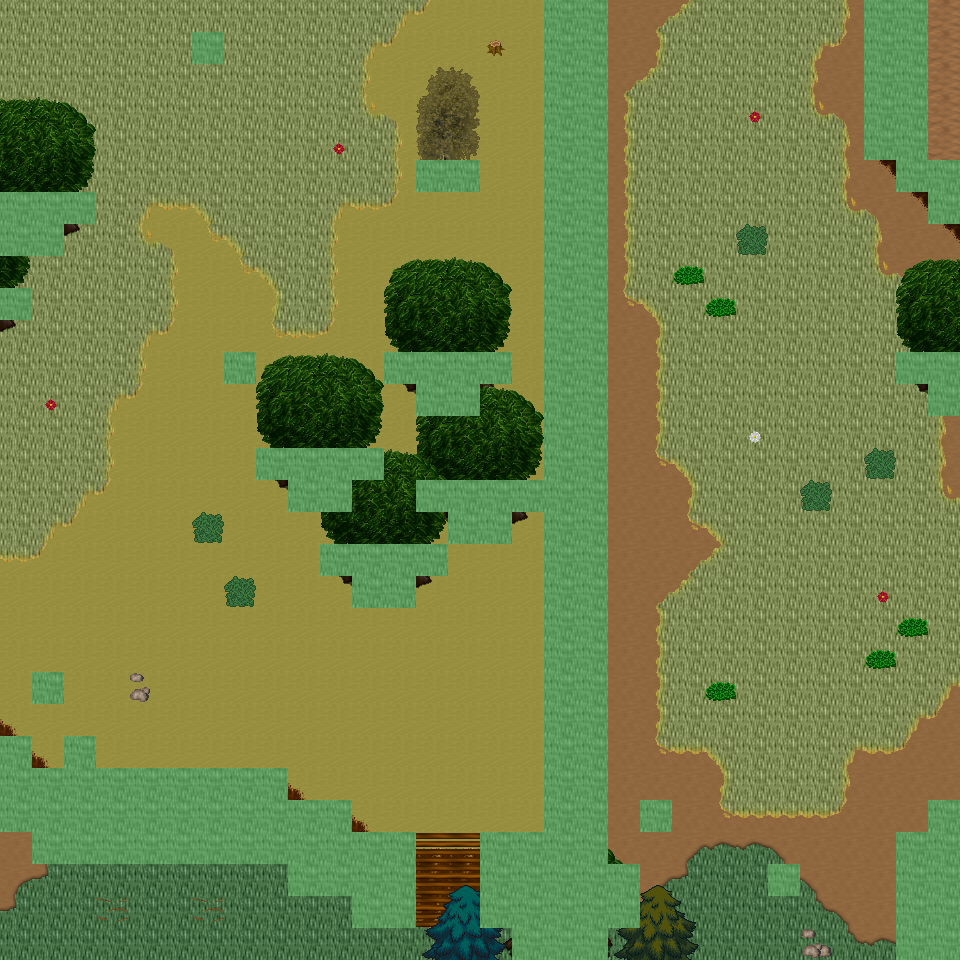

This game map was drawn from its Tiled (.tmx) file and the tilesets committed beside it. A one-line description and the trimmed map source follow:
An orthogonal 30x30 tile map with 32x32 px tiles, 6 tile layers (Ground, Object, Object2, Above, ...), 45 tilesets and 12 objects (12x mapExit).

<map version="1.0" orientation="orthogonal" renderorder="right-down" width="30" height="30" tilewidth="32" tileheight="32" nextobjectid="13">
  <tileset firstgid="1" name="tileset_ground_ground" tilewidth="32" tileheight="32" tilecount="33" columns="3">
    <image source="../drawable/tileset_ground_ground.png" width="96" height="352" />
  </tileset>
  <tileset firstgid="34" name="tileset_ground_ridge_earth_dark" tilewidth="32" tileheight="32" tilecount="96" columns="12">
    <image source="../drawable/tileset_ground_ridge_earth_dark.png" width="384" height="256" />
  </tileset>
  <tileset firstgid="130" name="tileset_plant_grasses" tilewidth="32" tileheight="32" tilecount="6" columns="3">
    <image source="../drawable/tileset_plant_grasses.png" width="96" height="64" />
  </tileset>
  <tileset firstgid="136" name="tileset_ground_ladder_vertical_dark" tilewidth="32" tileheight="32" tilecount="3" columns="3">
    <image source="../drawable/tileset_ground_ladder_vertical_dark.png" width="96" height="32" />
  </tileset>
  <tileset firstgid="139" name="tileset_logic_collision" tilewidth="32" tileheight="32" tilecount="1" columns="1">
    <image source="../drawable/tileset_logic_collision.png" width="32" height="32" />
  </tileset>
  <tileset firstgid="140" name="tileset_ground_grass_corners" tilewidth="32" tileheight="32" tilecount="24" columns="6">
    <image source="../drawable/tileset_ground_grass_corners.png" width="192" height="128" />
  </tileset>
  <tileset firstgid="164" name="tileset_ground_earth_edges" tilewidth="32" tileheight="32" tilecount="18" columns="6">
    <image source="../drawable/tileset_ground_earth_edges.png" width="192" height="96" />
  </tileset>
  <tileset firstgid="182" name="tileset_plant_bush_bushes" tilewidth="32" tileheight="32" tilecount="10" columns="5">
    <image source="../drawable/tileset_plant_bush_bushes.png" width="160" height="64" />
  </tileset>
  <tileset firstgid="192" name="tileset_plant_tree_tree_darkgreen" tilewidth="32" tileheight="32" tilecount="88" columns="8">
    <image source="../drawable/tileset_plant_tree_tree_darkgreen.png" width="256" height="352" />
  </tileset>
  <tileset firstgid="280" name="tileset_ground_rock_pebbles" tilewidth="32" tileheight="32" tilecount="3" columns="1">
    <image source="../drawable/tileset_ground_rock_pebbles.png" width="32" height="96" />
  </tileset>
  <tileset firstgid="283" name="tileset_furniture_sink_jacuzzi_dark_side_on" tilewidth="32" tileheight="32" tilecount="36" columns="3">
    <image source="../drawable/tileset_furniture_sink_jacuzzi_dark_side_on.png" width="96" height="384" />
  </tileset>
  <tileset firstgid="319" name="tileset_furniture_chair_bench_iron_extensible" tilewidth="32" tileheight="32" tilecount="16" columns="4">
    <image source="../drawable/tileset_furniture_chair_bench_iron_extensible.png" width="128" height="128" />
  </tileset>
  <tileset firstgid="335" name="tileset_plant_flower_daisy_blue" tilewidth="32" tileheight="32" tilecount="8" columns="2">
    <image source="../drawable/tileset_plant_flower_daisy_blue.png" width="64" height="128" />
  </tileset>
  <tileset firstgid="343" name="tileset_plant_flower_daisy_red" tilewidth="32" tileheight="32" tilecount="8" columns="2">
    <image source="../drawable/tileset_plant_flower_daisy_red.png" width="64" height="128" />
  </tileset>
  <tileset firstgid="351" name="tileset_plant_flower_daisy_white" tilewidth="32" tileheight="32" tilecount="8" columns="2">
    <image source="../drawable/tileset_plant_flower_daisy_white.png" width="64" height="128" />
  </tileset>
  <tileset firstgid="359" name="tileset_plant_flower_daisy_yellow" tilewidth="32" tileheight="32" tilecount="8" columns="2">
    <image source="../drawable/tileset_plant_flower_daisy_yellow.png" width="64" height="128" />
  </tileset>
  <tileset firstgid="367" name="tileset_plant_bush_hedge" tilewidth="32" tileheight="32" tilecount="35" columns="5">
    <image source="../drawable/tileset_plant_bush_hedge.png" width="160" height="224" />
  </tileset>
  <tileset firstgid="402" name="tileset_plant_tree_evergreen" tilewidth="32" tileheight="32" tilecount="36" columns="3">
    <image source="../drawable/tileset_plant_tree_evergreen.png" width="96" height="384" />
  </tileset>
  <tileset firstgid="438" name="tileset_furniture_light_iron_lamp" tilewidth="32" tileheight="32" tilecount="3" columns="1">
    <image source="../drawable/tileset_furniture_light_iron_lamp.png" width="32" height="96" />
  </tileset>
  <tileset firstgid="441" name="tileset_furniture_light_flames" tilewidth="32" tileheight="32" tilecount="6" columns="6">
    <image source="../drawable/tileset_furniture_light_flames.png" width="192" height="32" />
  </tileset>
  <tileset firstgid="447" name="tileset_item_statue_girl_with_bird" tilewidth="32" tileheight="32" tilecount="12" columns="4">
    <image source="../drawable/tileset_item_statue_girl_with_bird.png" width="128" height="96" />
  </tileset>
  <tileset firstgid="459" name="tileset_object_birds" tilewidth="32" tileheight="32" tilecount="4" columns="2">
    <image source="../drawable/tileset_object_birds.png" width="64" height="64" />
  </tileset>
  <tileset firstgid="463" name="tileset_logic_protection" tilewidth="32" tileheight="32" tilecount="2" columns="2">
    <image source="../drawable/tileset_logic_protection.png" width="64" height="32" />
  </tileset>
  <tileset firstgid="465" name="tileset_plant_tree_spruce" tilewidth="32" tileheight="32" tilecount="6" columns="2">
    <image source="../drawable/tileset_plant_tree_spruce.png" width="64" height="96" />
  </tileset>
  <tileset firstgid="471" name="tileset_plant_tree_taller_trees" tilewidth="32" tileheight="32" tilecount="32" columns="8">
    <image source="../drawable/tileset_plant_tree_taller_trees.png" width="256" height="128" />
  </tileset>
  <tileset firstgid="503" name="tileset_plant_stump_hollow_logs" tilewidth="32" tileheight="32" tilecount="6" columns="3">
    <image source="../drawable/tileset_plant_stump_hollow_logs.png" width="96" height="64" />
  </tileset>
  <tileset firstgid="509" name="tileset_plant_stump_small_stump" tilewidth="32" tileheight="32" tilecount="4" columns="2">
    <image source="../drawable/tileset_plant_stump_small_stump.png" width="64" height="64" />
  </tileset>
  <tileset firstgid="513" name="tileset_ground_grass_2" tilewidth="32" tileheight="32" tilecount="21" columns="3">
    <image source="../drawable/tileset_ground_grass_2.png" width="96" height="224" />
  </tileset>
  <tileset firstgid="534" name="tileset_ground_water_waterfall" tilewidth="32" tileheight="32" tilecount="120" columns="8">
    <image source="../drawable/tileset_ground_water_waterfall.png" width="256" height="480" />
  </tileset>
  <tileset firstgid="654" name="tileset_ground_water_pool_corners" tilewidth="32" tileheight="32" tilecount="72" columns="3">
    <image source="../drawable/tileset_ground_water_pool_corners.png" width="96" height="768" />
  </tileset>
  <tileset firstgid="726" name="tileset_ground_water_pool" tilewidth="32" tileheight="32" tilecount="72" columns="3">
    <image source="../drawable/tileset_ground_water_pool.png" width="96" height="768" />
  </tileset>
  <tileset firstgid="798" name="tileset_plant_vine" tilewidth="32" tileheight="32" tilecount="3" columns="1">
    <image source="../drawable/tileset_plant_vine.png" width="32" height="96" />
  </tileset>
  <tileset firstgid="801" name="tileset_logic_item_fruits" tilewidth="32" tileheight="32" tilecount="16" columns="8">
    <image source="../drawable/tileset_logic_item_fruits.png" width="256" height="64" />
  </tileset>
  <tileset firstgid="817" name="tileset_ground_dry_grass" tilewidth="32" tileheight="32" tilecount="54" columns="9">
    <image source="../drawable/tileset_ground_dry_grass.png" width="288" height="192" />
  </tileset>
  <tileset firstgid="871" name="tileset_light_dim_light_5x5" tilewidth="32" tileheight="32" tilecount="25" columns="5">
    <image source="../drawable/tileset_light_dim_light_5x5.png" width="160" height="160" />
  </tileset>
  <tileset firstgid="896" name="tileset_building_chimney_smoke" tilewidth="32" tileheight="32" tilecount="40" columns="4">
    <image source="../drawable/tileset_building_chimney_smoke.png" width="128" height="320" />
  </tileset>
  <tileset firstgid="936" name="tileset_logic_creature_hybrid" tilewidth="32" tileheight="32" tilecount="16" columns="8">
    <image source="../drawable/tileset_logic_creature_hybrid.png" width="256" height="64" />
  </tileset>
  <tileset firstgid="952" name="tileset_building_huts" tilewidth="32" tileheight="32" tilecount="338" columns="26">
    <image source="../drawable/tileset_building_huts.png" width="832" height="416" />
  </tileset>
  <tileset firstgid="1290" name="tileset_logic_portal" tilewidth="32" tileheight="32" tilecount="24" columns="8">
    <image source="../drawable/tileset_logic_portal.png" width="256" height="96" />
  </tileset>
  <tileset firstgid="1314" name="tileset_plant_bush_leafy" tilewidth="32" tileheight="32" tilecount="48" columns="8">
    <image source="../drawable/tileset_plant_bush_leafy.png" width="256" height="192" />
  </tileset>
  <tileset firstgid="1362" name="tileset_plant_bush_berried" tilewidth="32" tileheight="32" tilecount="60" columns="5">
    <image source="../drawable/tileset_plant_bush_berried.png" width="160" height="384" />
  </tileset>
  <tileset firstgid="1422" name="tileset_plant_bush_flowering" tilewidth="32" tileheight="32" tilecount="72" columns="8">
    <image source="../drawable/tileset_plant_bush_flowering.png" width="256" height="288" />
  </tileset>
  <tileset firstgid="1494" name="tileset_plant_bushes_and_trees" tilewidth="32" tileheight="32" tilecount="144" columns="16">
    <image source="../drawable/tileset_plant_bushes_and_trees.png" width="512" height="289" />
  </tileset>
  <tileset firstgid="1638" name="tileset_plant_bush_bush_pinks" tilewidth="32" tileheight="32" tilecount="4" columns="2">
    <image source="../drawable/tileset_plant_bush_bush_pinks.png" width="64" height="64" />
  </tileset>
  <tileset firstgid="1642" name="tileset_logic_creature_mutant" tilewidth="32" tileheight="32" tilecount="7" columns="7">
    <image source="../drawable/tileset_logic_creature_mutant.png" width="224" height="32" />
  </tileset>
  <layer name="Ground" width="30" height="30">
    <data>[900 cells, 900 non-empty, 5 distinct tile ids]</data>
  </layer>
  <layer name="Object" width="30" height="30">
    <data>[900 cells, 329 non-empty, 60 distinct tile ids]</data>
  </layer>
  <layer name="Object2" width="30" height="30">
    <data>[900 cells, 24 non-empty, 12 distinct tile ids]</data>
  </layer>
  <layer name="Above" width="30" height="30">
    <data>[900 cells, 88 non-empty, 43 distinct tile ids]</data>
  </layer>
  <layer name="Above2" width="30" height="30">
    <data>[900 cells, 27 non-empty, 9 distinct tile ids]</data>
  </layer>
  <layer name="Walkable" width="30" height="30">
    <data>[900 cells, 171 non-empty, 1 distinct tile ids]</data>
  </layer>
  <objectgroup name="MapEvents">
    <object id="1" name="north" type="mapExit" x="0" y="0" width="544" height="32">
      <properties>
        <property name="map" value="level_0_x104_y10" />
        <property name="x" value="0" />
        <property name="y" value="28" />
      </properties>
    </object>
    <object id="2" name="north2" type="mapExit" x="608" y="0" width="256" height="32">
      <properties>
        <property name="map" value="level_0_x104_y10" />
        <property name="x" value="19" />
        <property name="y" value="28" />
      </properties>
    </object>
    <object id="3" name="north3" type="mapExit" x="928" y="0" width="32" height="32">
      <properties>
        <property name="map" value="level_0_x104_y10" />
        <property name="x" value="29" />
        <property name="y" value="28" />
      </properties>
    </object>
    <object id="4" name="south" type="mapExit" x="0" y="928" width="512" height="32">
      <properties>
        <property name="map" value="level_0_x104_y12" />
        <property name="x" value="0" />
        <property name="y" value="1" />
      </properties>
    </object>
    <object id="5" name="south2" type="mapExit" x="608" y="928" width="288" height="32">
      <properties>
        <property name="map" value="level_0_x104_y12" />
        <property name="x" value="19" />
        <property name="y" value="1" />
      </properties>
    </object>
    <object id="6" name="west" type="mapExit" x="0" y="0" width="32" height="192">
      <properties>
        <property name="map" value="level_0_x103_y11" />
        <property name="x" value="28" />
        <property name="y" value="0" />
      </properties>
    </object>
    <object id="7" name="west2" type="mapExit" x="0" y="256" width="32" height="32">
      <properties>
        <property name="map" value="level_0_x103_y11" />
        <property name="x" value="28" />
        <property name="y" value="8" />
      </properties>
    </object>
    <object id="8" name="west3" type="mapExit" x="0" y="320" width="32" height="416">
      <properties>
        <property name="map" value="level_0_x103_y11" />
        <property name="x" value="28" />
        <property name="y" value="10" />
      </properties>
    </object>
    <object id="9" name="west4" type="mapExit" x="0" y="832" width="32" height="128">
      <properties>
        <property name="map" value="level_0_x103_y11" />
        <property name="x" value="28" />
        <property name="y" value="26" />
      </properties>
    </object>
    <object id="10" name="east" type="mapExit" x="928" y="0" width="32" height="160">
      <properties>
        <property name="map" value="level_0_x105_y11" />
        <property name="x" value="1" />
        <property name="y" value="0" />
      </properties>
    </object>
    <object id="11" name="east2" type="mapExit" x="928" y="224" width="32" height="128">
      <properties>
        <property name="map" value="level_0_x105_y11" />
        <property name="x" value="1" />
        <property name="y" value="7" />
      </properties>
    </object>
    <object id="12" name="east3" type="mapExit" x="928" y="416" width="32" height="384">
      <properties>
        <property name="map" value="level_0_x105_y11" />
        <property name="x" value="1" />
        <property name="y" value="13" />
      </properties>
    </object>
  </objectgroup>
</map>
